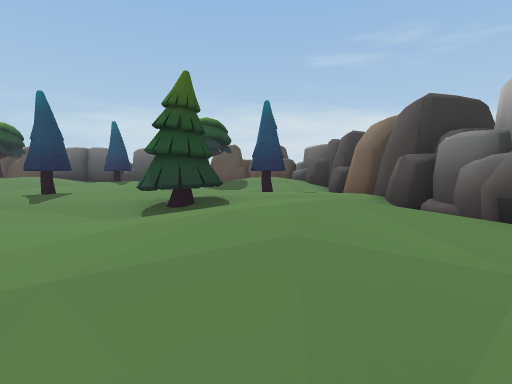
view 1 (above)

24 first-person views from a walk through a scene from a Unity 3-D project. The camera is 1.2 m above the floor, tilts 4° down and sees 80° across. The floor is counted in squares, 2 m on a side. Each view is taken from the middle of a square. On the plan, view 1 faces up. The plan holds only what a view shows up to about 9 squares ahead; the rest is blank. The player character is not drawn.

view 2
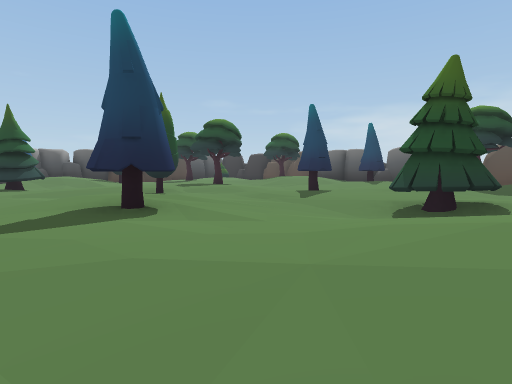

view 3
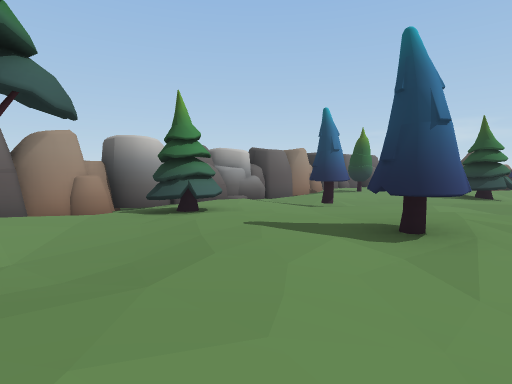

view 4
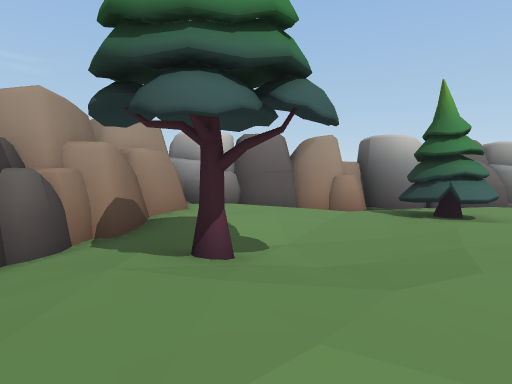

view 5
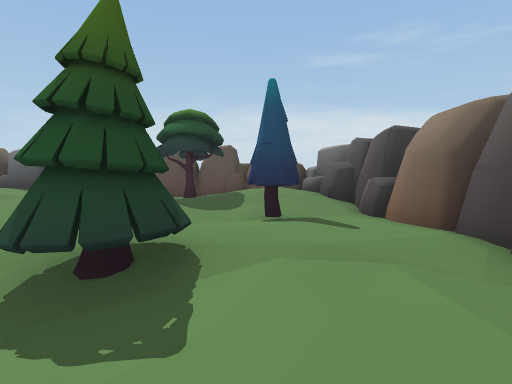

view 6
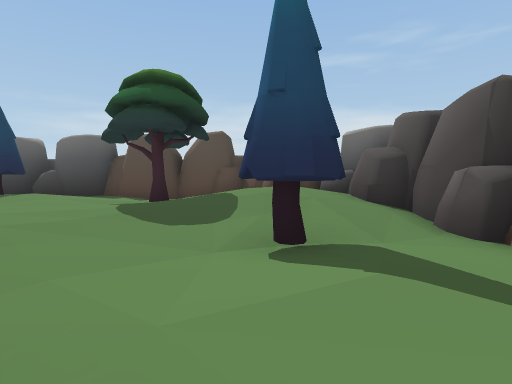

view 7
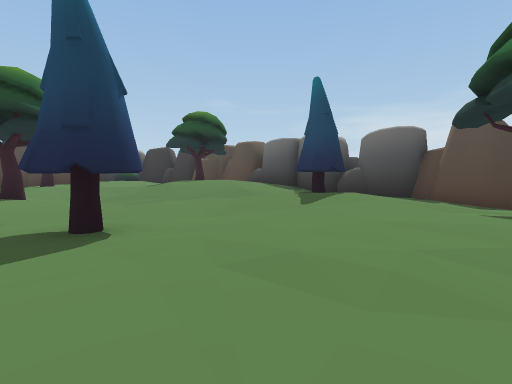

view 8
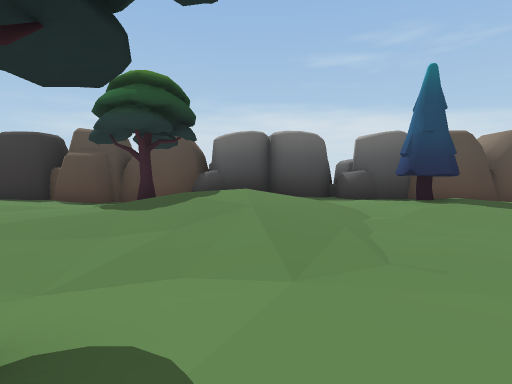

view 9
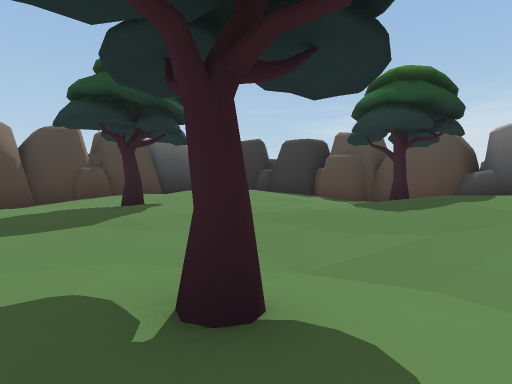

view 10
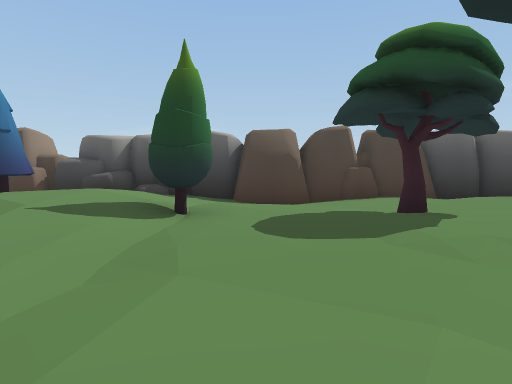

view 11
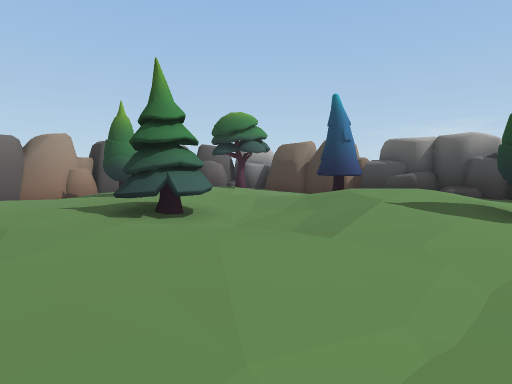

view 12
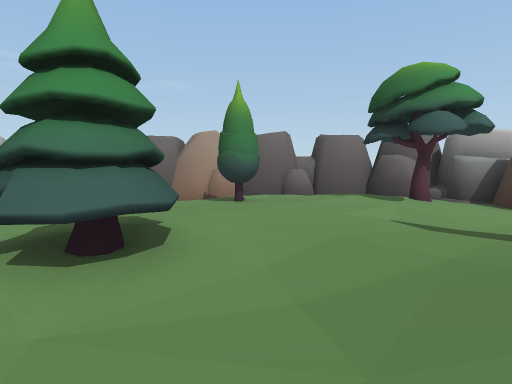

view 13
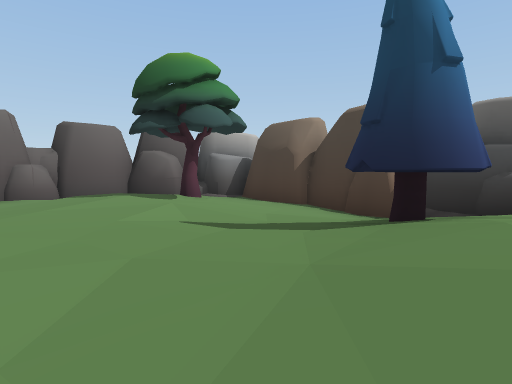

view 14
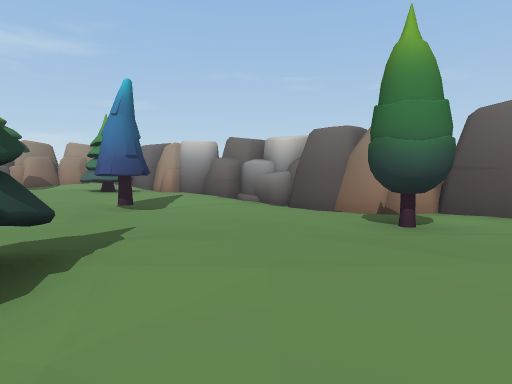

view 15
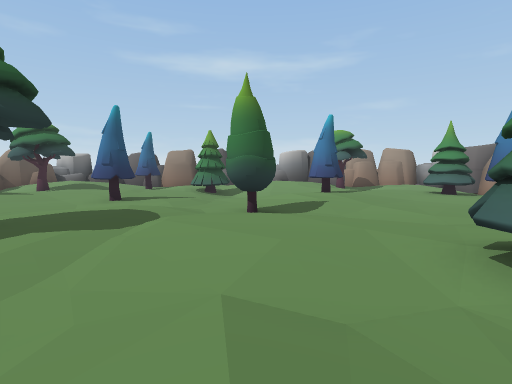

view 16
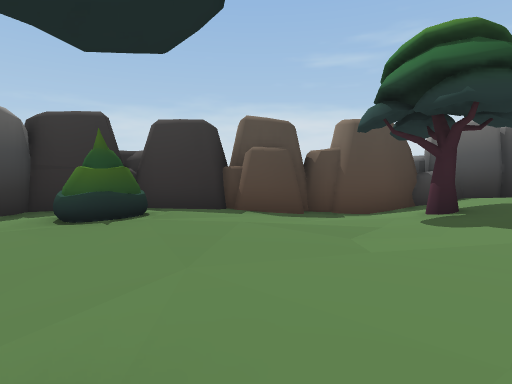

view 17
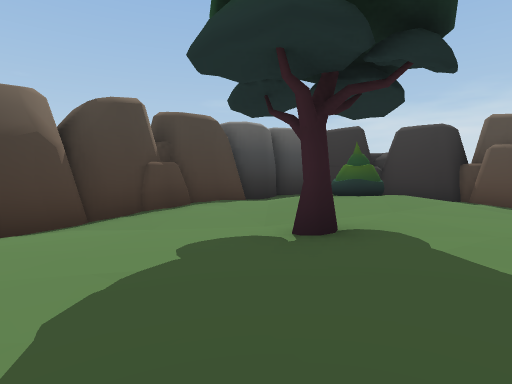

view 18
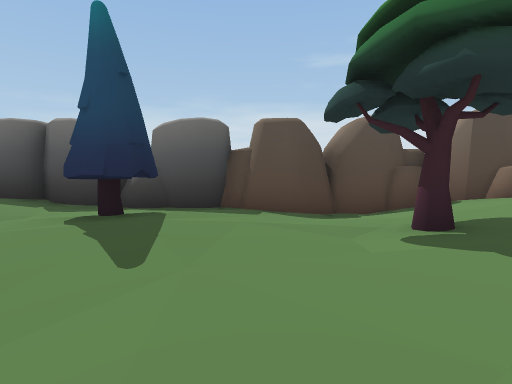

view 19
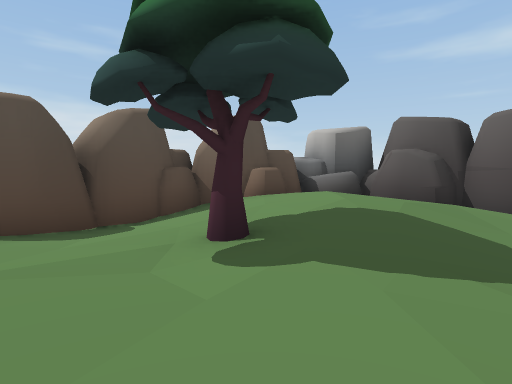

view 20
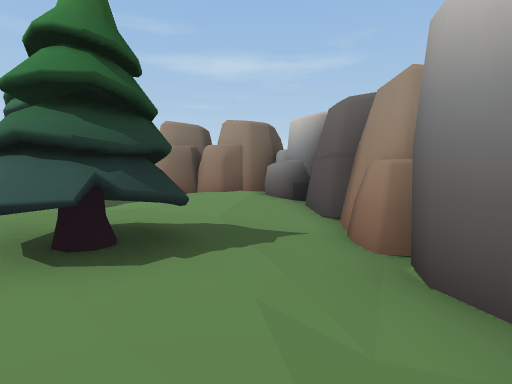

view 21
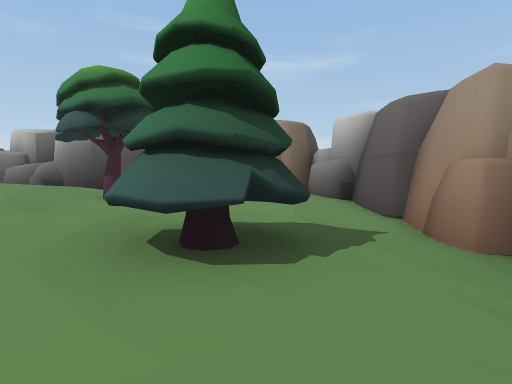

view 22
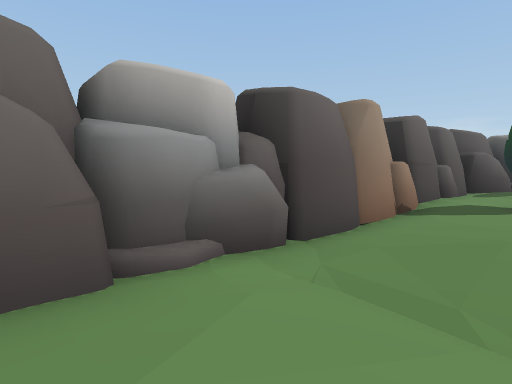

view 23
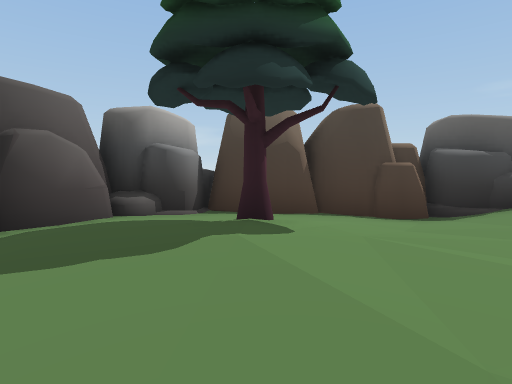

view 24
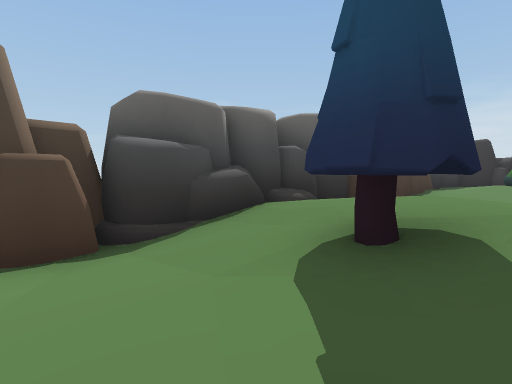

### Floor plan
Key: @ floor where view 1 was taken; # wall or solid block; . main floor; : floor 0.25 m higher than the main floor; - floor 0.25 m lower than the main floor; + floor 0.5 m higher than the main floor; _ floor 0.5 m lower than the main floor; * floor 0.75 m higher than the main floor; / step, stairs or slope; T tree; R rock.
Columns run from 21 left of view 1 to 5 right of it. Each row starts with its distance up from view 1.
 17            R RRR     RR
 16     #######R###R#####R R
 15    ##RRRR///:..R-////##R
 14   ##....--.++.....--.+RR
 13   #..T:...T++:.T:...:++RR
 12   ##./::..:*+:.:::.T:*+RR
 11    R.:::::::+:.:::::::+:#
 10  RRR...::...:....::...:.R
  9    R..T::.--.....::.-T..#
  8    #-......T...TT.......#
  7   ##-......:::.......:::#
  6  R#--.T..-.:::.....TT:::#
  5  RR..:::...::..----_-::.RR
  4   #/++++:..::T....--.++.R
  3  ##/++*:.-.::..::...:++:RR
  2  #R-.T::.TT..-.::T..:*+:#RR
  1  RR_-..:.TT....:::::::+:# R
  0   #--..:::.......::..@T.# R
 -1 RR#/..::::...-...::.--./RR
 -2 RR /.T::.....TT..TT....R#
 -3  RRR.:::TT...--..TT..::R
 -4    #R.....-----....-.::#
 -5    #R#RR#RRR__-R--__RRRRRR
 -6             ##R R R##   R
 -7                 RRR

Positions as (right, up) in squares from view 1, and headings:
1: (0, 0), facing up
2: (0, 0), facing up-left
3: (0, 3), facing down-left
4: (0, 3), facing down
5: (0, 3), facing up
6: (0, 6), facing up
7: (-2, 7), facing up-left
8: (-9, 7), facing up
9: (-9, 7), facing up-left
10: (-10, 7), facing left
11: (-9, 6), facing down-left
12: (-13, 4), facing down
13: (-13, 3), facing down-left
14: (-14, 1), facing down-right
15: (-14, 4), facing right
16: (-14, 9), facing up
17: (-13, 7), facing up-left
18: (-4, 9), facing up
19: (-4, 10), facing up-right
20: (-6, -4), facing right
21: (-6, -3), facing right
22: (-6, -3), facing down-left
23: (-13, -2), facing left
24: (-15, 0), facing up-left
